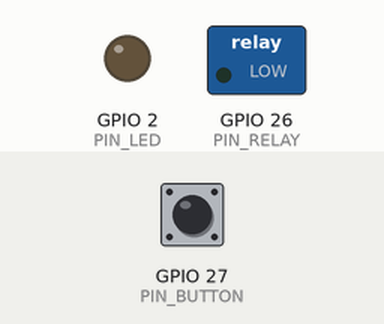
This sketch was run on a simulated ESP32. Shown: switched loads named in the sketch (green lamp = pin HIGH), output pins drawn as LEDs (lit = HIGH). Inputs (shaded band) come from the test bench; at power-on: GPIO 27 (PIN_BUTTON) HIGH. WiFi joins after 1.5 s; servers stay silent unless stated; no MQTT or app messages arrive unless stated.

Above: at 1.2 s.
1.3 s: GPIO 27 (PIN_BUTTON) pulled LOW for 0.15 s
At 2.7 s:
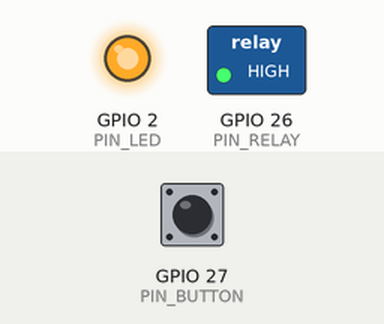
3.0 s: GPIO 27 (PIN_BUTTON) pulled LOW for 1 s
At 4.0 s:
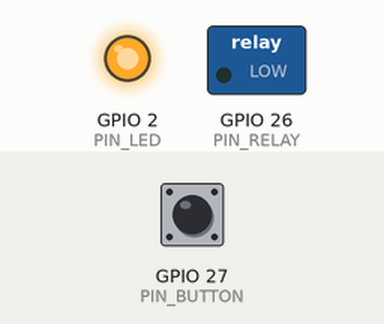
5.5 s: GPIO 27 (PIN_BUTTON) pulled LOW for 3.2 s
At 5.9 s:
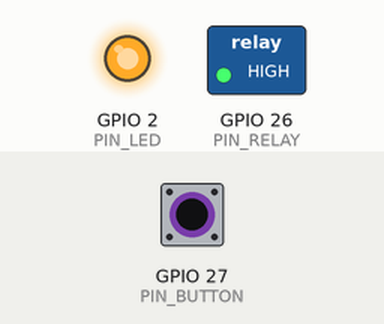
Timing chart, 0 to 8.5 s (numbered marks = the images above; inputs shaded):
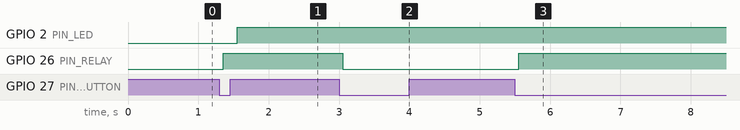

The sketch:

esp32_dt42_mqtt.ino
```cpp
/**
 * Đề tài ĐT42: Hệ thống điều khiển thiết bị sử dụng MQTT
 * Phần cứng: ESP32 + Module Relay + Nút nhấn tại chỗ
 * Hỗ trợ đồng thời:
 *   1. Kết nối Cloud EMQX Broker (broker.emqx.io:1883) để điều khiển từ Web trên đám mây
 *   2. Phát Wi-Fi riêng "ESP32-DT42" (mật khẩu: 12345678) kèm trang đăng nhập Captive Portal (192.168.4.1)
 */

#include <WiFi.h>
#include <WebServer.h>
#include <DNSServer.h>
#include <MQTT.h>
#include <ArduinoJson.h>

// 1. Cấu hình Wi-Fi nhà (Station) & Cloud EMQX Broker
const char* WIFI_SSID     = "IOT_LAB_24GHz";
const char* WIFI_PASSWORD = "password123";
const char* MQTT_HOST     = "broker.emqx.io";
const int   MQTT_PORT     = 1883;
const char* MQTT_CLIENTID = "esp32_dt42_node";

// 2. Cấu hình Wi-Fi phát ra từ ESP32 (Access Point) & Mật khẩu đăng nhập Web
const char* AP_SSID       = "ESP32-DT42";
const char* AP_PASS       = "12345678";
const char* WEB_PASS      = "dt42";
const char* CLOUD_WEB_URL = "https://hle345683-beep.github.io/mttqx/";

// Định nghĩa chân GPIO
const uint8_t PIN_RELAY  = 26;
const uint8_t PIN_BUTTON = 27;
const uint8_t PIN_LED    = 2;

// Cấu trúc Topic
const char* TOPIC_CMD    = "dt42/cmd";
const char* TOPIC_STATE  = "dt42/state";
const char* TOPIC_STATUS = "dt42/status";

WiFiClient net;
MQTTClient client(512);
WebServer  portalServer(80);
DNSServer  dnsServer;

bool relayState = false;
int  currentQoS = 1;

bool lastReading = HIGH;
bool buttonStableState = HIGH;
unsigned long lastDebounceTime = 0;
const unsigned long DEBOUNCE_MS = 50;

void publishActualState(uint64_t tSend, int qosLevel) {
  bool actualPin = (digitalRead(PIN_RELAY) == HIGH);
  relayState = actualPin;

  StaticJsonDocument<128> doc;
  doc["state"]  = actualPin ? "ON" : "OFF";
  doc["t_send"] = tSend;

  char payload[128];
  serializeJson(doc, payload, sizeof(payload));

  if (client.connected()) {
    client.publish(TOPIC_STATE, payload, true, qosLevel);
  }
}

void onMessageReceived(String &topic, String &payload) {
  if (topic != TOPIC_CMD) return;

  StaticJsonDocument<256> doc;
  if (deserializeJson(doc, payload)) return;

  const char* action = doc["action"] | "";
  uint64_t tSend     = doc["t_send"] | 0ULL;

  if (strcmp(action, "ON") == 0) {
    digitalWrite(PIN_RELAY, HIGH);
  } else if (strcmp(action, "OFF") == 0) {
    digitalWrite(PIN_RELAY, LOW);
  } else {
    return;
  }

  publishActualState(tSend, currentQoS);
}

// Trang Web nhúng trực tiếp trên ESP32 khi kết nối Wi-Fi "ESP32-DT42" (http://192.168.4.1)
void setupCaptivePortal() {
  portalServer.on("/", HTTP_GET, []() {
    String html = F(
      "<!DOCTYPE html><html lang='vi'><head><meta charset='UTF-8'>"
      "<meta name='viewport' content='width=device-width,initial-scale=1'>"
      "<title>SYS.DT42 // ESP32 MECHATRONICS HUD</title>"
      "<style>body{font-family:Consolas,Arial,sans-serif;background:#06080c;color:#f8fafc;display:flex;justify-content:center;align-items:center;min-height:100vh;margin:0;padding:16px}"
      ".card{background:#0c1017;padding:24px;max-width:390px;width:100%;border:1px solid #f59e0b;box-shadow:0 0 28px rgba(245,158,11,0.22)}"
      ".tag{font-size:10px;color:#fbbf24;letter-spacing:1.5px;margin-bottom:4px}"
      "h2{font-size:16px;color:#fff;margin:0 0 8px}p{font-size:12.5px;color:#94a3b8;margin:0 0 14px}"
      "input,button,a.btn{width:100%;padding:10px;margin-top:8px;box-sizing:border-box;font-family:Consolas,sans-serif;font-size:13px;text-align:center;display:block;text-decoration:none}"
      "input{background:#05070b;color:#fff;border:1px solid #f59e0b}"
      "button{background:#fbbf24;color:#000;border:none;font-weight:bold;cursor:pointer;text-transform:uppercase}"
      "a.btn{background:transparent;color:#fbbf24;border:1px solid #f59e0b;font-weight:bold}</style></head><body>"
      "<div class='card'><div class='tag'>J.A.R.V.I.S. // JAEGER NODE ĐT42</div>"
      "<h2>CỔNG ĐIỀU KHIỂN TRỰC TIẾP ESP32</h2>"
      "<p>Kết nối Wi-Fi nội bộ ESP32. Nhập mã khóa để đảo Relay hoặc mở HUD Đám mây:</p>"
      "<form action='/control' method='POST'>"
      "<input type='password' name='pwd' placeholder='Mã khóa (mặc định: dt42)' required>"
      "<button type='submit' name='act' value='TOGGLE'>ENGAGE // ĐẢO TRẠNG THÁI RELAY</button>"
      "</form>"
      "<a class='btn' href='https://hle345683-beep.github.io/mttqx/'>MỞ J.A.R.V.I.S. CLOUD HUD</a>"
      "</div></body></html>"
    );
    portalServer.send(200, "text/html; charset=utf-8", html);
  });

  portalServer.on("/control", HTTP_POST, []() {
    if (portalServer.arg("pwd") != WEB_PASS) {
      portalServer.send(403, "text/html; charset=utf-8", "<h3>Sai mật khẩu! <a href='/'>Quay lại</a></h3>");
      return;
    }
    digitalWrite(PIN_RELAY, !digitalRead(PIN_RELAY));
    publishActualState(0, currentQoS);
    portalServer.sendHeader("Location", "/");
    portalServer.send(303);
  });

  portalServer.onNotFound([]() {
    portalServer.sendHeader("Location", String("http://192.168.4.1/"), true);
    portalServer.send(302, "text/plain", "");
  });

  portalServer.begin();
}

void ensureConnected() {
  if (WiFi.status() == WL_CONNECTED && !client.connected()) {
    digitalWrite(PIN_LED, LOW);
    client.setWill(TOPIC_STATUS, "{\"online\":false}", true, 1);
    if (client.connect(MQTT_CLIENTID)) {
      digitalWrite(PIN_LED, HIGH);
      client.publish(TOPIC_STATUS, "{\"online\":true}", true, 1);
      client.subscribe(TOPIC_CMD, 2);
      publishActualState(0, 1);
    }
  }
}

void pollLocalButton() {
  bool reading = digitalRead(PIN_BUTTON);
  if (reading != lastReading) {
    lastDebounceTime = millis();
  }
  if ((millis() - lastDebounceTime) > DEBOUNCE_MS) {
    if (reading != buttonStableState) {
      buttonStableState = reading;
      if (buttonStableState == LOW) {
        digitalWrite(PIN_RELAY, !digitalRead(PIN_RELAY));
        publishActualState(0, currentQoS);
      }
    }
  }
  lastReading = reading;
}

void setup() {
  Serial.begin(115200);
  pinMode(PIN_RELAY, OUTPUT);
  digitalWrite(PIN_RELAY, LOW);
  pinMode(PIN_BUTTON, INPUT_PULLUP);
  pinMode(PIN_LED, OUTPUT);
  digitalWrite(PIN_LED, LOW);

  // Vừa phát Wi-Fi riêng "ESP32-DT42" (192.168.4.1), vừa kết nối Wi-Fi Internet tới Cloud EMQX
  WiFi.mode(WIFI_AP_STA);
  WiFi.softAP(AP_SSID, AP_PASS);
  dnsServer.start(53, "*", WiFi.softAPIP());
  setupCaptivePortal();

  WiFi.begin(WIFI_SSID, WIFI_PASSWORD);
  client.begin(MQTT_HOST, MQTT_PORT, net);
  client.onMessage(onMessageReceived);
  client.setOptions(15, true, 3000);
}

void loop() {
  dnsServer.processNextRequest();
  portalServer.handleClient();
  client.loop();
  ensureConnected();
  pollLocalButton();
}
```

Measured:
- after the input at 1.3 s, GPIO 26 (PIN_RELAY): LOW → HIGH after 0.05 s
- after the input at 3.0 s, GPIO 26 (PIN_RELAY): HIGH → LOW after 0.05 s
- after the input at 5.5 s, GPIO 26 (PIN_RELAY): LOW → HIGH after 0.05 s
